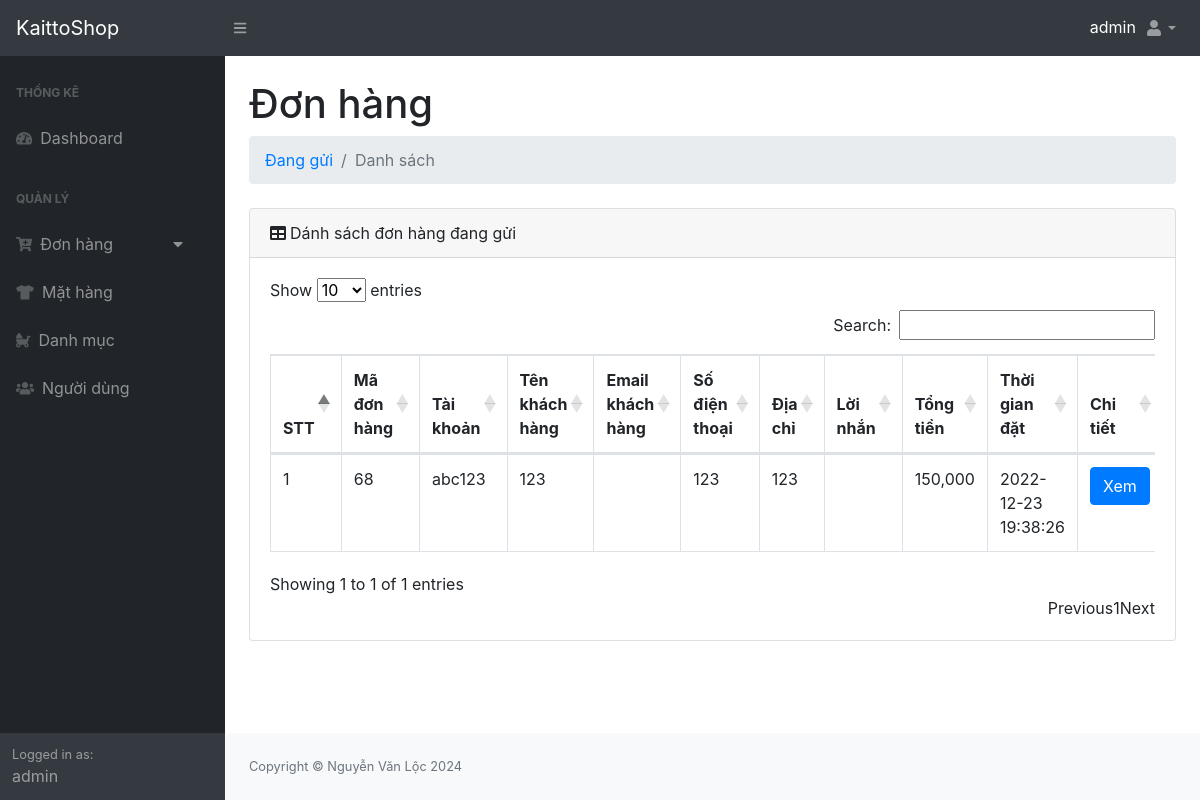
The page /?controller=admin&action=dang-gui (signed in) on the database its author committed.
### tables this page shows
CREATE TABLE `transaction` (
  `id` int(11) NOT NULL,
  `status` int(11) NOT NULL,
  `user_id` int(11) DEFAULT NULL,
  `user_name` varchar(200) DEFAULT NULL,
  `user_email` varchar(200) DEFAULT NULL,
  `user_phone` varchar(13) DEFAULT NULL,
  `address` varchar(200) DEFAULT NULL,
  `amount` int(11) DEFAULT NULL,
  `message` text DEFAULT NULL,
  `created` timestamp NOT NULL DEFAULT current_timestamp() ON UPDATE current_timestamp()
);

CREATE TABLE `user` (
  `id` int(11) NOT NULL,
  `username` varchar(200) NOT NULL,
  `password` varchar(200) NOT NULL,
  `fullname` varchar(200) NOT NULL,
  `email` varchar(200) DEFAULT NULL,
  `address` varchar(200) DEFAULT NULL,
  `phone` varchar(13) DEFAULT NULL,
  `level` int(11) NOT NULL,
  `created` timestamp NOT NULL DEFAULT current_timestamp() ON UPDATE current_timestamp()
);

### index.php (called while the page is built)
<?php include('controller/route.php') ?>

### models/db.php (called while the page is built, shortened)
<?php
	 class db{
		private $host ='localhost';
		private $user ='root';
		private $pass = '';
		private $database = "kaittoshop";
		public function connect(){
			$this->conn = new mysqli($this->host,$this->user,$this->pass,$this->database);
			if(!$this->conn){
				die;
			}else{
				mysqli_set_charset($this->conn,'utf8');
				return $this->conn;
			}
		}
	}
?>

### models/adminModel.php (called while the page is built, shortened)
<?php
	class adminModel extends db {
		function select_transaction($status){
			$sql ="SELECT transaction.*,user.username,user.fullname,user.email,user.address address2,user.phone FROM `transaction` LEFT JOIN user on user.id = transaction.user_id WHERE status = $status";
			$data = $this->connect()->query($sql);
			return $data;
		}
	}
?>

### views/admin/donhang/danggui.php (the view, shortened to what this page needs)
<div class="container-fluid">
    <h1 class="mt-4">Đơn hàng</h1>
    <ol class="breadcrumb mb-4">
        <li class="breadcrumb-item"><a href="index.html">Đang gửi</a></li>
        <li class="breadcrumb-item active">Danh sách</li>
    </ol>
    <div class="card mb-4">
        <div class="card-header"><i class="fas fa-table mr-1"></i>Dánh sách đơn hàng đang gửi</div>
        <div class="card-body">
            <div class="table-responsive">
                <table class="table table-bordered" id="dataTable" width="100%" cellspacing="0">
                    <thead>
                        <tr>
                            <th>STT</th>
                            <th>Mã đơn hàng</th>
                            <th>Tài khoản</th>
                            <th>Tên khách hàng</th>
                            <th>Email khách hàng</th>
                            <th>Số điện thoại</th>
                            <th>Địa chỉ</th>
                            <th>Lời nhắn</th>
                            <th>Tổng tiền</th>
                            <th>Thời gian đặt</th>
                            <th>Chi tiết</th>
                        </tr>
                    </thead>
                    <tbody>
                        <?php foreach ($data as $key => $value):?>
                          <tr>
                            <td><?=$key+1?></td>
                            <td><?=$value['id']?></td>
                            <td><?=$value['user_id']==null?'':$value['username']?></td>
                            <td><?=$value['user_id']!==null?$value['fullname']:$value['user_name']?></td>
                            <td><?=$value['user_id']!==null?$value['email']:$value['user_email']?></td>
                            <td><?=$value['user_id']!==null?$value['phone']:$value['user_phone']?></td>
                            <td><?=$value['user_id']!==null?$value['address2']:$value['address']?></td>
                            <td><?=$value['message']?></td>
                            <td><?=number_format($value['amount'])?></td>
                            <td><?=$value['created']?></td>
                            <td>
                                <button type="button" id="btn-modal" class="btn btn-primary"
                                    onclick="show(<?=$value['id']?>);" data-toggle="modal" data-target="#2exampleModalCenter">Xem
                                </button>
                            </td>
                        </tr>
                        <?php endforeach ?>
                    </tbody>
            </table>
        </div>
    </div>
</div>
</div>

### rows shown on the page
transaction: id "68", user.username "abc123", user.fullname "123", user.phone "123", user.address "123", amount "150,000", created "2022-12-23 19:38:26"

### other values the page prints
$_SESSION['user']['username'] "admin"
